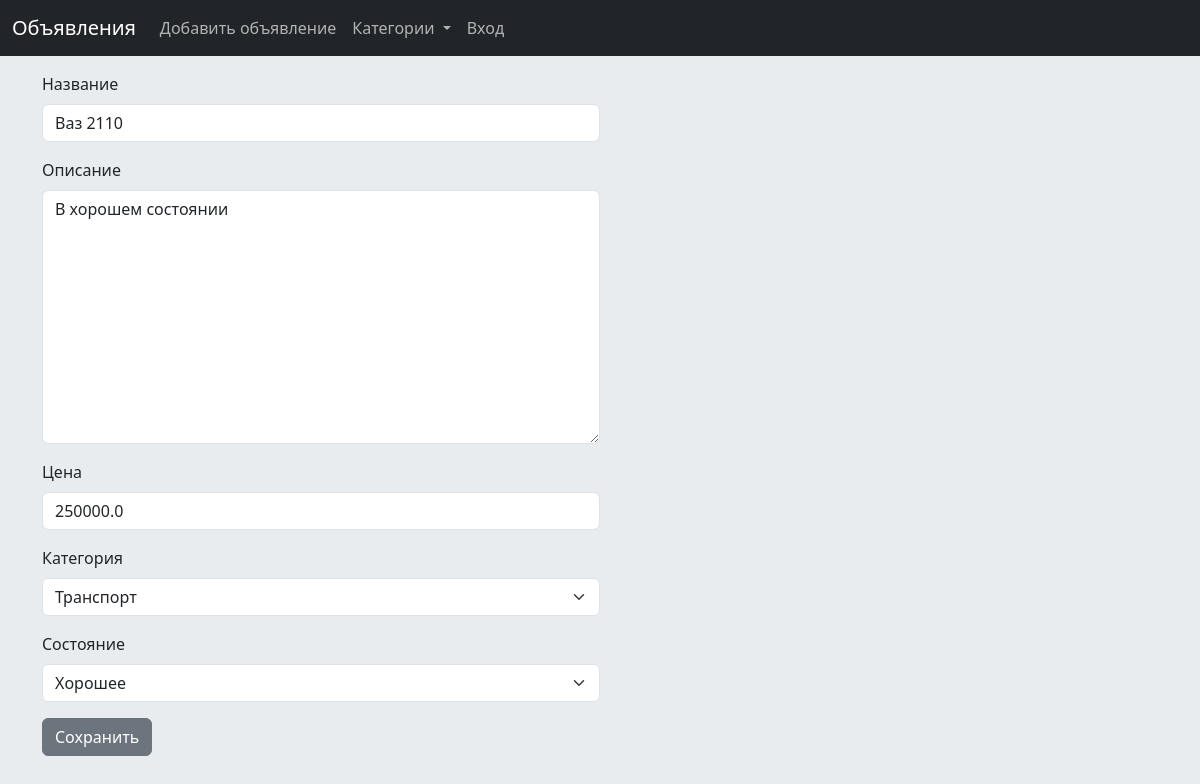
The app's page /update/16/ with its own data.
### bboardapp/models.py (models this page shows)
class Bb(models.Model):
    STATUS_CHOICES = [
        ('Go', 'Хорошее'),
        ('No', 'Среднее'),
        ('Bad', 'Плохое'),
    ]
    title = models.CharField(max_length=50, verbose_name='Название')
    text = models.TextField(null=True, blank=True, verbose_name='Описание')
    status = models.CharField(max_length=50, choices=STATUS_CHOICES, default='Go',
                              verbose_name='Состояние')
    price = models.FloatField(null=True, blank=True, verbose_name='Цена')
    published = models.DateTimeField(auto_now_add=True, db_index=True, verbose_name='Опубликовано')
    rubric = models.ForeignKey('Rubric', null=True, on_delete=models.PROTECT,
                               verbose_name='Категория')
    class Meta:
        verbose_name_plural = 'Объявления'
        verbose_name = 'Объявление'
        ordering = ['-published']

### bboardapp/views.py (the view)
# urls.py: path('update/<int:pk>/', BbEditView.as_view(), name='update'),
class BbEditView(UpdateView):
    model = Bb
    form_class = BbForm
    template_name = 'bboardapp/update.html'
    success_url = '/'
    def get_context_data(self, **kwargs):
        context = super().get_context_data()
        context['rubrics'] = Rubric.objects.all()
        return context

### bboardapp/forms.py
class BbForm(ModelForm):
    class Meta:
        model = Bb
        fields = ('title', 'text', 'price', 'rubric', 'status')

### bboardapp/models.py (called while the page is built)
    def __str__(self):
        return self.name

### bboardapp/templates/bboardapp/update.html (shortened to what this page needs)
{% extends 'layout/base.html' %}
{% load django_bootstrap5 %}
{% block content %}
<form class="col-md-6" method="post">
  {% bootstrap_form form %}
  <button type="submit" class="btn btn-secondary">Сохранить</button>
</form>
{% endblock %}

### records on screen
Bb: title "Ваз 2110", text "В хорошем состоянии", price "250000.0", rubric "Транспорт", status "Хорошее"
